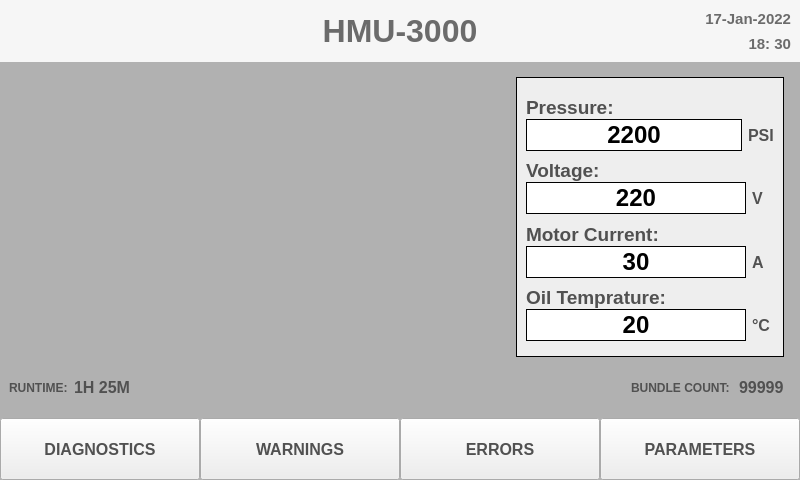
<?xml version="1.0" encoding="UTF-8"?>
<ui version="4.0">
 <class>MainWindow</class>
 <widget class="QMainWindow" name="MainWindow">
  <property name="geometry">
   <rect>
    <x>0</x>
    <y>0</y>
    <width>800</width>
    <height>480</height>
   </rect>
  </property>
  <property name="font">
   <font>
    <family>Khmer OS</family>
    <weight>75</weight>
    <bold>true</bold>
   </font>
  </property>
  <property name="cursor">
   <cursorShape>ArrowCursor</cursorShape>
  </property>
  <property name="windowTitle">
   <string>MainWindow</string>
  </property>
  <property name="tabShape">
   <enum>QTabWidget::Rounded</enum>
  </property>
  <widget class="QWidget" name="centralwidget">
   <property name="minimumSize">
    <size>
     <width>800</width>
     <height>480</height>
    </size>
   </property>
   <property name="maximumSize">
    <size>
     <width>800</width>
     <height>480</height>
    </size>
   </property>
   <property name="styleSheet">
    <string notr="true">background-color: rgb(177, 177, 177);</string>
   </property>
   <layout class="QVBoxLayout" name="verticalLayout">
    <property name="spacing">
     <number>0</number>
    </property>
    <property name="leftMargin">
     <number>0</number>
    </property>
    <property name="topMargin">
     <number>0</number>
    </property>
    <property name="rightMargin">
     <number>0</number>
    </property>
    <property name="bottomMargin">
     <number>0</number>
    </property>
    <item>
     <widget class="QFrame" name="top_frame">
      <property name="sizePolicy">
       <sizepolicy hsizetype="Preferred" vsizetype="Preferred">
        <horstretch>0</horstretch>
        <verstretch>0</verstretch>
       </sizepolicy>
      </property>
      <property name="maximumSize">
       <size>
        <width>16777215</width>
        <height>70</height>
       </size>
      </property>
      <property name="autoFillBackground">
       <bool>false</bool>
      </property>
      <property name="styleSheet">
       <string notr="true">background-color: rgb(246, 246, 246);</string>
      </property>
      <property name="frameShape">
       <enum>QFrame::NoFrame</enum>
      </property>
      <property name="frameShadow">
       <enum>QFrame::Raised</enum>
      </property>
      <property name="lineWidth">
       <number>0</number>
      </property>
      <layout class="QHBoxLayout" name="horizontalLayout" stretch="0,0,0">
       <property name="spacing">
        <number>6</number>
       </property>
       <property name="sizeConstraint">
        <enum>QLayout::SetDefaultConstraint</enum>
       </property>
       <property name="topMargin">
        <number>9</number>
       </property>
       <item>
        <widget class="QLabel" name="logo_label">
         <property name="text">
          <string/>
         </property>
         <property name="pixmap">
          <pixmap>../Assets/Icons/logo.png</pixmap>
         </property>
        </widget>
       </item>
       <item>
        <widget class="QLabel" name="heading_label">
         <property name="font">
          <font>
           <family>Ubuntu</family>
           <pointsize>24</pointsize>
           <weight>75</weight>
           <bold>true</bold>
           <strikeout>false</strikeout>
          </font>
         </property>
         <property name="layoutDirection">
          <enum>Qt::LeftToRight</enum>
         </property>
         <property name="styleSheet">
          <string notr="true">color: rgb(107, 107, 107);</string>
         </property>
         <property name="text">
          <string>HMU-3000</string>
         </property>
         <property name="alignment">
          <set>Qt::AlignCenter</set>
         </property>
        </widget>
       </item>
       <item>
        <widget class="QFrame" name="date_time_frame">
         <property name="layoutDirection">
          <enum>Qt::LeftToRight</enum>
         </property>
         <property name="frameShape">
          <enum>QFrame::NoFrame</enum>
         </property>
         <property name="frameShadow">
          <enum>QFrame::Plain</enum>
         </property>
         <property name="lineWidth">
          <number>0</number>
         </property>
         <layout class="QVBoxLayout" name="verticalLayout_2">
          <property name="topMargin">
           <number>0</number>
          </property>
          <property name="rightMargin">
           <number>0</number>
          </property>
          <property name="bottomMargin">
           <number>0</number>
          </property>
          <item>
           <widget class="QLabel" name="date_label">
            <property name="font">
             <font>
              <family>Ubuntu</family>
              <pointsize>11</pointsize>
              <weight>75</weight>
              <bold>true</bold>
             </font>
            </property>
            <property name="layoutDirection">
             <enum>Qt::LeftToRight</enum>
            </property>
            <property name="styleSheet">
             <string notr="true">color: rgb(107, 107, 107);</string>
            </property>
            <property name="text">
             <string>17-Jan-2022</string>
            </property>
            <property name="alignment">
             <set>Qt::AlignRight|Qt::AlignTrailing|Qt::AlignVCenter</set>
            </property>
           </widget>
          </item>
          <item>
           <widget class="QLabel" name="time_label">
            <property name="font">
             <font>
              <family>Ubuntu</family>
              <pointsize>11</pointsize>
              <weight>75</weight>
              <bold>true</bold>
             </font>
            </property>
            <property name="styleSheet">
             <string notr="true">color: rgb(107, 107, 107);</string>
            </property>
            <property name="text">
             <string>18: 30</string>
            </property>
            <property name="alignment">
             <set>Qt::AlignRight|Qt::AlignTrailing|Qt::AlignVCenter</set>
            </property>
           </widget>
          </item>
         </layout>
        </widget>
       </item>
      </layout>
     </widget>
    </item>
    <item>
     <spacer name="verticalSpacer">
      <property name="orientation">
       <enum>Qt::Vertical</enum>
      </property>
      <property name="sizeType">
       <enum>QSizePolicy::Fixed</enum>
      </property>
      <property name="sizeHint" stdset="0">
       <size>
        <width>20</width>
        <height>15</height>
       </size>
      </property>
     </spacer>
    </item>
    <item>
     <widget class="QFrame" name="middle_frame">
      <property name="maximumSize">
       <size>
        <width>16777215</width>
        <height>280</height>
       </size>
      </property>
      <property name="font">
       <font>
        <family>LKLUG</family>
        <weight>75</weight>
        <bold>true</bold>
       </font>
      </property>
      <property name="frameShape">
       <enum>QFrame::NoFrame</enum>
      </property>
      <property name="frameShadow">
       <enum>QFrame::Raised</enum>
      </property>
      <property name="lineWidth">
       <number>0</number>
      </property>
      <layout class="QHBoxLayout" name="horizontalLayout_2">
       <property name="spacing">
        <number>16</number>
       </property>
       <property name="leftMargin">
        <number>0</number>
       </property>
       <property name="topMargin">
        <number>0</number>
       </property>
       <property name="rightMargin">
        <number>16</number>
       </property>
       <property name="bottomMargin">
        <number>0</number>
       </property>
       <item>
        <widget class="QLabel" name="video_label">
         <property name="minimumSize">
          <size>
           <width>500</width>
           <height>280</height>
          </size>
         </property>
         <property name="maximumSize">
          <size>
           <width>500</width>
           <height>280</height>
          </size>
         </property>
         <property name="font">
          <font>
           <pointsize>10</pointsize>
          </font>
         </property>
         <property name="frameShape">
          <enum>QFrame::NoFrame</enum>
         </property>
         <property name="text">
          <string/>
         </property>
         <property name="pixmap">
          <pixmap>../Assets/Frames/Upper-plate-up/7.png</pixmap>
         </property>
        </widget>
       </item>
       <item>
        <widget class="QFrame" name="frame">
         <property name="styleSheet">
          <string notr="true">background-color: rgb(238, 238, 238);</string>
         </property>
         <property name="frameShape">
          <enum>QFrame::Box</enum>
         </property>
         <property name="frameShadow">
          <enum>QFrame::Plain</enum>
         </property>
         <layout class="QVBoxLayout" name="verticalLayout_3">
          <property name="spacing">
           <number>0</number>
          </property>
          <property name="bottomMargin">
           <number>15</number>
          </property>
          <item>
           <widget class="QLabel" name="label">
            <property name="font">
             <font>
              <pointsize>14</pointsize>
              <weight>75</weight>
              <bold>true</bold>
             </font>
            </property>
            <property name="styleSheet">
             <string notr="true">color: rgb(81, 81, 81);</string>
            </property>
            <property name="frameShadow">
             <enum>QFrame::Plain</enum>
            </property>
            <property name="text">
             <string>Pressure:</string>
            </property>
            <property name="alignment">
             <set>Qt::AlignBottom|Qt::AlignLeading|Qt::AlignLeft</set>
            </property>
           </widget>
          </item>
          <item>
           <widget class="QFrame" name="pressure_frame">
            <property name="frameShape">
             <enum>QFrame::NoFrame</enum>
            </property>
            <property name="frameShadow">
             <enum>QFrame::Raised</enum>
            </property>
            <layout class="QHBoxLayout" name="horizontalLayout_3" stretch="10,1">
             <property name="leftMargin">
              <number>0</number>
             </property>
             <property name="topMargin">
              <number>0</number>
             </property>
             <property name="rightMargin">
              <number>0</number>
             </property>
             <property name="bottomMargin">
              <number>0</number>
             </property>
             <item>
              <widget class="QLabel" name="pressure_label">
               <property name="font">
                <font>
                 <pointsize>18</pointsize>
                 <weight>75</weight>
                 <bold>true</bold>
                </font>
               </property>
               <property name="styleSheet">
                <string notr="true">background-color: rgb(255, 255, 255);
border-color: rgb(81, 81, 81);</string>
               </property>
               <property name="frameShape">
                <enum>QFrame::Box</enum>
               </property>
               <property name="lineWidth">
                <number>1</number>
               </property>
               <property name="midLineWidth">
                <number>0</number>
               </property>
               <property name="text">
                <string>2200</string>
               </property>
               <property name="alignment">
                <set>Qt::AlignCenter</set>
               </property>
              </widget>
             </item>
             <item>
              <widget class="QLabel" name="label_4">
               <property name="font">
                <font>
                 <pointsize>12</pointsize>
                 <weight>75</weight>
                 <bold>true</bold>
                </font>
               </property>
               <property name="styleSheet">
                <string notr="true">color: rgb(81, 81, 81);</string>
               </property>
               <property name="text">
                <string>PSI</string>
               </property>
              </widget>
             </item>
            </layout>
           </widget>
          </item>
          <item>
           <widget class="QLabel" name="label_2">
            <property name="font">
             <font>
              <pointsize>14</pointsize>
              <weight>75</weight>
              <bold>true</bold>
             </font>
            </property>
            <property name="styleSheet">
             <string notr="true">color: rgb(81, 81, 81);</string>
            </property>
            <property name="text">
             <string>Voltage:</string>
            </property>
            <property name="alignment">
             <set>Qt::AlignBottom|Qt::AlignLeading|Qt::AlignLeft</set>
            </property>
           </widget>
          </item>
          <item>
           <widget class="QFrame" name="voltage_framE">
            <property name="frameShape">
             <enum>QFrame::NoFrame</enum>
            </property>
            <property name="frameShadow">
             <enum>QFrame::Raised</enum>
            </property>
            <layout class="QHBoxLayout" name="horizontalLayout_4" stretch="10,1">
             <property name="leftMargin">
              <number>0</number>
             </property>
             <property name="topMargin">
              <number>0</number>
             </property>
             <property name="rightMargin">
              <number>0</number>
             </property>
             <property name="bottomMargin">
              <number>0</number>
             </property>
             <item>
              <widget class="QLabel" name="voltage_label">
               <property name="font">
                <font>
                 <pointsize>18</pointsize>
                 <weight>75</weight>
                 <bold>true</bold>
                </font>
               </property>
               <property name="styleSheet">
                <string notr="true">background-color: rgb(255, 255, 255);
border-color: rgb(81, 81, 81);
</string>
               </property>
               <property name="frameShape">
                <enum>QFrame::Box</enum>
               </property>
               <property name="lineWidth">
                <number>1</number>
               </property>
               <property name="midLineWidth">
                <number>0</number>
               </property>
               <property name="text">
                <string>220</string>
               </property>
               <property name="alignment">
                <set>Qt::AlignCenter</set>
               </property>
              </widget>
             </item>
             <item>
              <widget class="QLabel" name="label_5">
               <property name="font">
                <font>
                 <pointsize>12</pointsize>
                 <weight>75</weight>
                 <bold>true</bold>
                </font>
               </property>
               <property name="styleSheet">
                <string notr="true">color: rgb(81, 81, 81);</string>
               </property>
               <property name="text">
                <string>V</string>
               </property>
              </widget>
             </item>
            </layout>
           </widget>
          </item>
          <item>
           <widget class="QLabel" name="label_8">
            <property name="font">
             <font>
              <pointsize>14</pointsize>
              <weight>75</weight>
              <bold>true</bold>
             </font>
            </property>
            <property name="styleSheet">
             <string notr="true">color: rgb(81, 81, 81);</string>
            </property>
            <property name="text">
             <string>Motor Current:</string>
            </property>
            <property name="alignment">
             <set>Qt::AlignBottom|Qt::AlignLeading|Qt::AlignLeft</set>
            </property>
           </widget>
          </item>
          <item>
           <widget class="QFrame" name="current_frame">
            <property name="frameShape">
             <enum>QFrame::NoFrame</enum>
            </property>
            <property name="frameShadow">
             <enum>QFrame::Raised</enum>
            </property>
            <layout class="QHBoxLayout" name="horizontalLayout_5" stretch="10,1">
             <property name="leftMargin">
              <number>0</number>
             </property>
             <property name="topMargin">
              <number>0</number>
             </property>
             <property name="rightMargin">
              <number>0</number>
             </property>
             <property name="bottomMargin">
              <number>0</number>
             </property>
             <item>
              <widget class="QLabel" name="current_label">
               <property name="font">
                <font>
                 <pointsize>18</pointsize>
                 <weight>75</weight>
                 <bold>true</bold>
                </font>
               </property>
               <property name="styleSheet">
                <string notr="true">background-color: rgb(255, 255, 255);
border-color: rgb(81, 81, 81);</string>
               </property>
               <property name="frameShape">
                <enum>QFrame::Box</enum>
               </property>
               <property name="lineWidth">
                <number>1</number>
               </property>
               <property name="midLineWidth">
                <number>0</number>
               </property>
               <property name="text">
                <string>30</string>
               </property>
               <property name="alignment">
                <set>Qt::AlignCenter</set>
               </property>
              </widget>
             </item>
             <item>
              <widget class="QLabel" name="label_7">
               <property name="font">
                <font>
                 <pointsize>12</pointsize>
                 <weight>75</weight>
                 <bold>true</bold>
                </font>
               </property>
               <property name="styleSheet">
                <string notr="true">color: rgb(81, 81, 81);</string>
               </property>
               <property name="text">
                <string>A</string>
               </property>
              </widget>
             </item>
            </layout>
           </widget>
          </item>
          <item>
           <widget class="QLabel" name="label_9">
            <property name="font">
             <font>
              <pointsize>14</pointsize>
              <weight>75</weight>
              <bold>true</bold>
             </font>
            </property>
            <property name="styleSheet">
             <string notr="true">color: rgb(81, 81, 81);</string>
            </property>
            <property name="text">
             <string>Oil Temprature:</string>
            </property>
            <property name="alignment">
             <set>Qt::AlignBottom|Qt::AlignLeading|Qt::AlignLeft</set>
            </property>
           </widget>
          </item>
          <item>
           <widget class="QFrame" name="temprature_frame">
            <property name="frameShape">
             <enum>QFrame::NoFrame</enum>
            </property>
            <property name="frameShadow">
             <enum>QFrame::Raised</enum>
            </property>
            <layout class="QHBoxLayout" name="horizontalLayout_6" stretch="10,1">
             <property name="leftMargin">
              <number>0</number>
             </property>
             <property name="topMargin">
              <number>0</number>
             </property>
             <property name="rightMargin">
              <number>0</number>
             </property>
             <property name="bottomMargin">
              <number>0</number>
             </property>
             <item>
              <widget class="QLabel" name="temprature_label">
               <property name="font">
                <font>
                 <pointsize>18</pointsize>
                 <weight>75</weight>
                 <bold>true</bold>
                </font>
               </property>
               <property name="styleSheet">
                <string notr="true">background-color: rgb(255, 255, 255);
border-color: rgb(81, 81, 81);
</string>
               </property>
               <property name="frameShape">
                <enum>QFrame::Box</enum>
               </property>
               <property name="lineWidth">
                <number>1</number>
               </property>
               <property name="midLineWidth">
                <number>0</number>
               </property>
               <property name="text">
                <string>20</string>
               </property>
               <property name="alignment">
                <set>Qt::AlignCenter</set>
               </property>
              </widget>
             </item>
             <item>
              <widget class="QLabel" name="label_11">
               <property name="font">
                <font>
                 <pointsize>12</pointsize>
                 <weight>75</weight>
                 <bold>true</bold>
                </font>
               </property>
               <property name="styleSheet">
                <string notr="true">color: rgb(81, 81, 81);</string>
               </property>
               <property name="frameShape">
                <enum>QFrame::NoFrame</enum>
               </property>
               <property name="text">
                <string>°C</string>
               </property>
              </widget>
             </item>
            </layout>
           </widget>
          </item>
         </layout>
        </widget>
       </item>
      </layout>
     </widget>
    </item>
    <item>
     <widget class="QFrame" name="middle_lower_frame">
      <property name="frameShape">
       <enum>QFrame::NoFrame</enum>
      </property>
      <property name="frameShadow">
       <enum>QFrame::Raised</enum>
      </property>
      <property name="lineWidth">
       <number>0</number>
      </property>
      <layout class="QHBoxLayout" name="horizontalLayout_8">
       <property name="rightMargin">
        <number>16</number>
       </property>
       <item>
        <widget class="QFrame" name="frame_3">
         <property name="frameShape">
          <enum>QFrame::NoFrame</enum>
         </property>
         <property name="frameShadow">
          <enum>QFrame::Raised</enum>
         </property>
         <layout class="QHBoxLayout" name="horizontalLayout_9">
          <property name="leftMargin">
           <number>0</number>
          </property>
          <item>
           <widget class="QLabel" name="label_3">
            <property name="font">
             <font>
              <weight>75</weight>
              <bold>true</bold>
             </font>
            </property>
            <property name="styleSheet">
             <string notr="true">color: rgb(81, 81, 81);</string>
            </property>
            <property name="text">
             <string>RUNTIME:</string>
            </property>
           </widget>
          </item>
          <item>
           <widget class="QLabel" name="runtime_label">
            <property name="font">
             <font>
              <pointsize>12</pointsize>
              <weight>75</weight>
              <bold>true</bold>
             </font>
            </property>
            <property name="styleSheet">
             <string notr="true">color: rgb(81, 81, 81);</string>
            </property>
            <property name="text">
             <string>1H 25M</string>
            </property>
           </widget>
          </item>
          <item>
           <spacer name="horizontalSpacer">
            <property name="orientation">
             <enum>Qt::Horizontal</enum>
            </property>
            <property name="sizeType">
             <enum>QSizePolicy::Fixed</enum>
            </property>
            <property name="sizeHint" stdset="0">
             <size>
              <width>250</width>
              <height>2</height>
             </size>
            </property>
           </spacer>
          </item>
         </layout>
        </widget>
       </item>
       <item>
        <widget class="QFrame" name="frame_2">
         <property name="layoutDirection">
          <enum>Qt::LeftToRight</enum>
         </property>
         <property name="frameShape">
          <enum>QFrame::NoFrame</enum>
         </property>
         <property name="frameShadow">
          <enum>QFrame::Raised</enum>
         </property>
         <layout class="QHBoxLayout" name="horizontalLayout_10">
          <property name="rightMargin">
           <number>0</number>
          </property>
          <item>
           <spacer name="horizontalSpacer_2">
            <property name="orientation">
             <enum>Qt::Horizontal</enum>
            </property>
            <property name="sizeType">
             <enum>QSizePolicy::Fixed</enum>
            </property>
            <property name="sizeHint" stdset="0">
             <size>
              <width>270</width>
              <height>20</height>
             </size>
            </property>
           </spacer>
          </item>
          <item>
           <widget class="QLabel" name="label_6">
            <property name="font">
             <font>
              <weight>75</weight>
              <bold>true</bold>
             </font>
            </property>
            <property name="styleSheet">
             <string notr="true">color: rgb(81, 81, 81);</string>
            </property>
            <property name="text">
             <string>BUNDLE COUNT: </string>
            </property>
           </widget>
          </item>
          <item>
           <widget class="QLabel" name="label_10">
            <property name="font">
             <font>
              <pointsize>12</pointsize>
              <weight>75</weight>
              <bold>true</bold>
             </font>
            </property>
            <property name="styleSheet">
             <string notr="true">color: rgb(81, 81, 81);</string>
            </property>
            <property name="text">
             <string>99999</string>
            </property>
           </widget>
          </item>
         </layout>
        </widget>
       </item>
      </layout>
     </widget>
    </item>
    <item>
     <widget class="QFrame" name="btn_frame">
      <property name="layoutDirection">
       <enum>Qt::LeftToRight</enum>
      </property>
      <property name="frameShape">
       <enum>QFrame::NoFrame</enum>
      </property>
      <property name="frameShadow">
       <enum>QFrame::Raised</enum>
      </property>
      <property name="lineWidth">
       <number>0</number>
      </property>
      <layout class="QHBoxLayout" name="horizontalLayout_7">
       <property name="spacing">
        <number>0</number>
       </property>
       <property name="leftMargin">
        <number>0</number>
       </property>
       <property name="topMargin">
        <number>0</number>
       </property>
       <property name="rightMargin">
        <number>0</number>
       </property>
       <property name="bottomMargin">
        <number>0</number>
       </property>
       <item>
        <widget class="QPushButton" name="btn_diagnostics">
         <property name="sizePolicy">
          <sizepolicy hsizetype="Minimum" vsizetype="Preferred">
           <horstretch>0</horstretch>
           <verstretch>0</verstretch>
          </sizepolicy>
         </property>
         <property name="minimumSize">
          <size>
           <width>0</width>
           <height>55</height>
          </size>
         </property>
         <property name="maximumSize">
          <size>
           <width>16777215</width>
           <height>16777215</height>
          </size>
         </property>
         <property name="font">
          <font>
           <pointsize>12</pointsize>
           <weight>75</weight>
           <bold>true</bold>
          </font>
         </property>
         <property name="styleSheet">
          <string notr="true">QPushButton{
	background-color: rgb(238, 238, 238);
	color: rgb(81, 81, 81);
}

QPushButton:pressed{
	background-color : blue;
}
</string>
         </property>
         <property name="text">
          <string>DIAGNOSTICS</string>
         </property>
        </widget>
       </item>
       <item>
        <widget class="QPushButton" name="btn_warnings">
         <property name="sizePolicy">
          <sizepolicy hsizetype="Minimum" vsizetype="Preferred">
           <horstretch>0</horstretch>
           <verstretch>0</verstretch>
          </sizepolicy>
         </property>
         <property name="font">
          <font>
           <pointsize>12</pointsize>
           <weight>75</weight>
           <bold>true</bold>
          </font>
         </property>
         <property name="styleSheet">
          <string notr="true">QPushButton{
	background-color: rgb(238, 238, 238);
	color: rgb(81, 81, 81);
}

QPushButton:pressed{
	background-color : blue;
}
</string>
         </property>
         <property name="text">
          <string>WARNINGS</string>
         </property>
        </widget>
       </item>
       <item>
        <widget class="QPushButton" name="btn_errors">
         <property name="sizePolicy">
          <sizepolicy hsizetype="Minimum" vsizetype="Preferred">
           <horstretch>0</horstretch>
           <verstretch>0</verstretch>
          </sizepolicy>
         </property>
         <property name="font">
          <font>
           <pointsize>12</pointsize>
           <weight>75</weight>
           <bold>true</bold>
          </font>
         </property>
         <property name="styleSheet">
          <string notr="true">QPushButton{
	background-color: rgb(238, 238, 238);
	color: rgb(81, 81, 81);
}

QPushButton:pressed{
	background-color : blue;
}
</string>
         </property>
         <property name="text">
          <string>ERRORS</string>
         </property>
        </widget>
       </item>
       <item>
        <widget class="QPushButton" name="btn_parameters">
         <property name="sizePolicy">
          <sizepolicy hsizetype="Minimum" vsizetype="Preferred">
           <horstretch>0</horstretch>
           <verstretch>0</verstretch>
          </sizepolicy>
         </property>
         <property name="font">
          <font>
           <pointsize>12</pointsize>
           <weight>75</weight>
           <bold>true</bold>
          </font>
         </property>
         <property name="cursor">
          <cursorShape>ArrowCursor</cursorShape>
         </property>
         <property name="styleSheet">
          <string notr="true">QPushButton{
	background-color: rgb(238, 238, 238);
	color: rgb(81, 81, 81);
}

QPushButton:pressed{
	background-color : blue;
}
</string>
         </property>
         <property name="text">
          <string>PARAMETERS</string>
         </property>
        </widget>
       </item>
      </layout>
     </widget>
    </item>
   </layout>
  </widget>
 </widget>
 <resources/>
 <connections/>
</ui>
